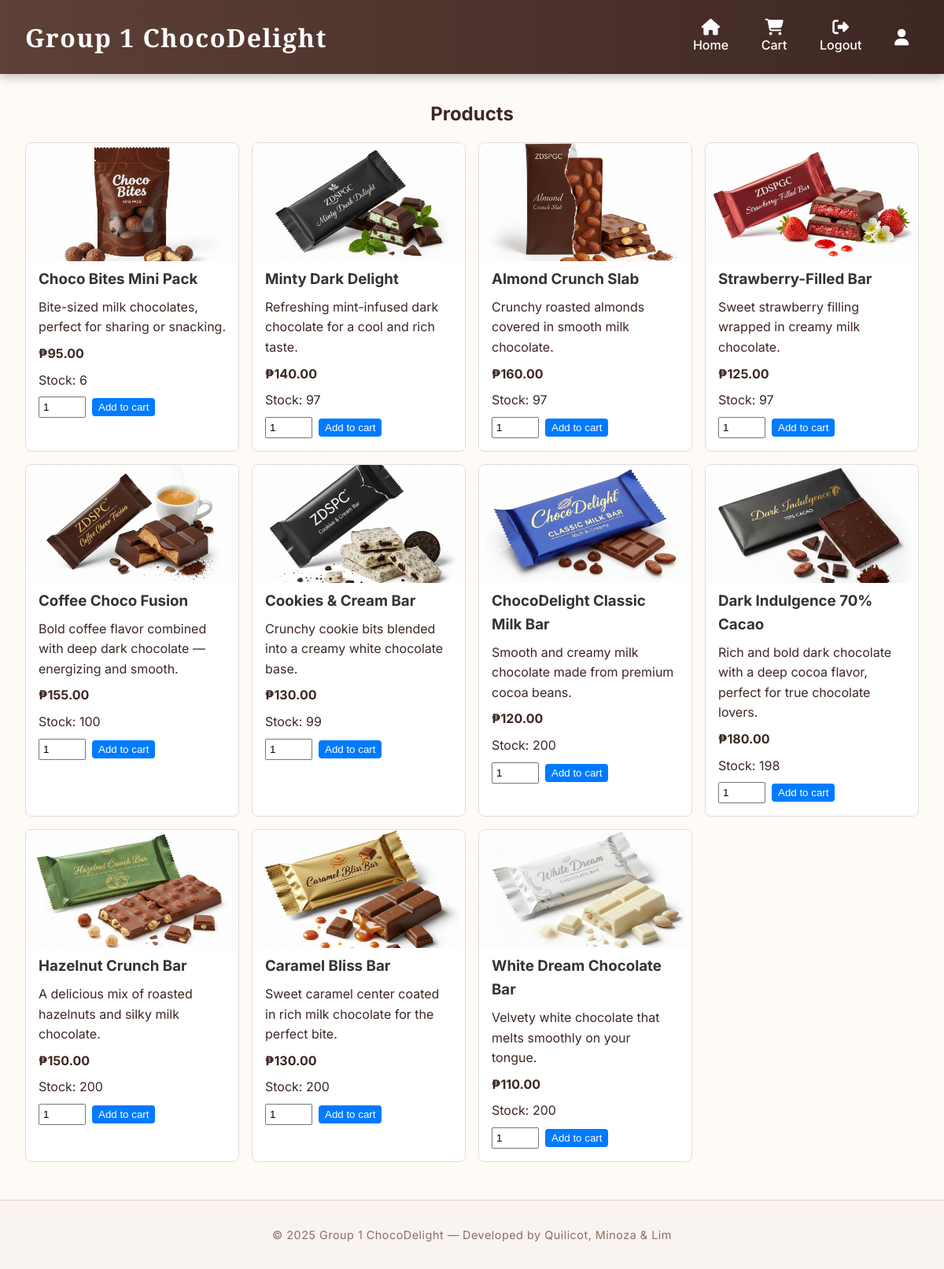
The app's page /products/ (signed in), older data.
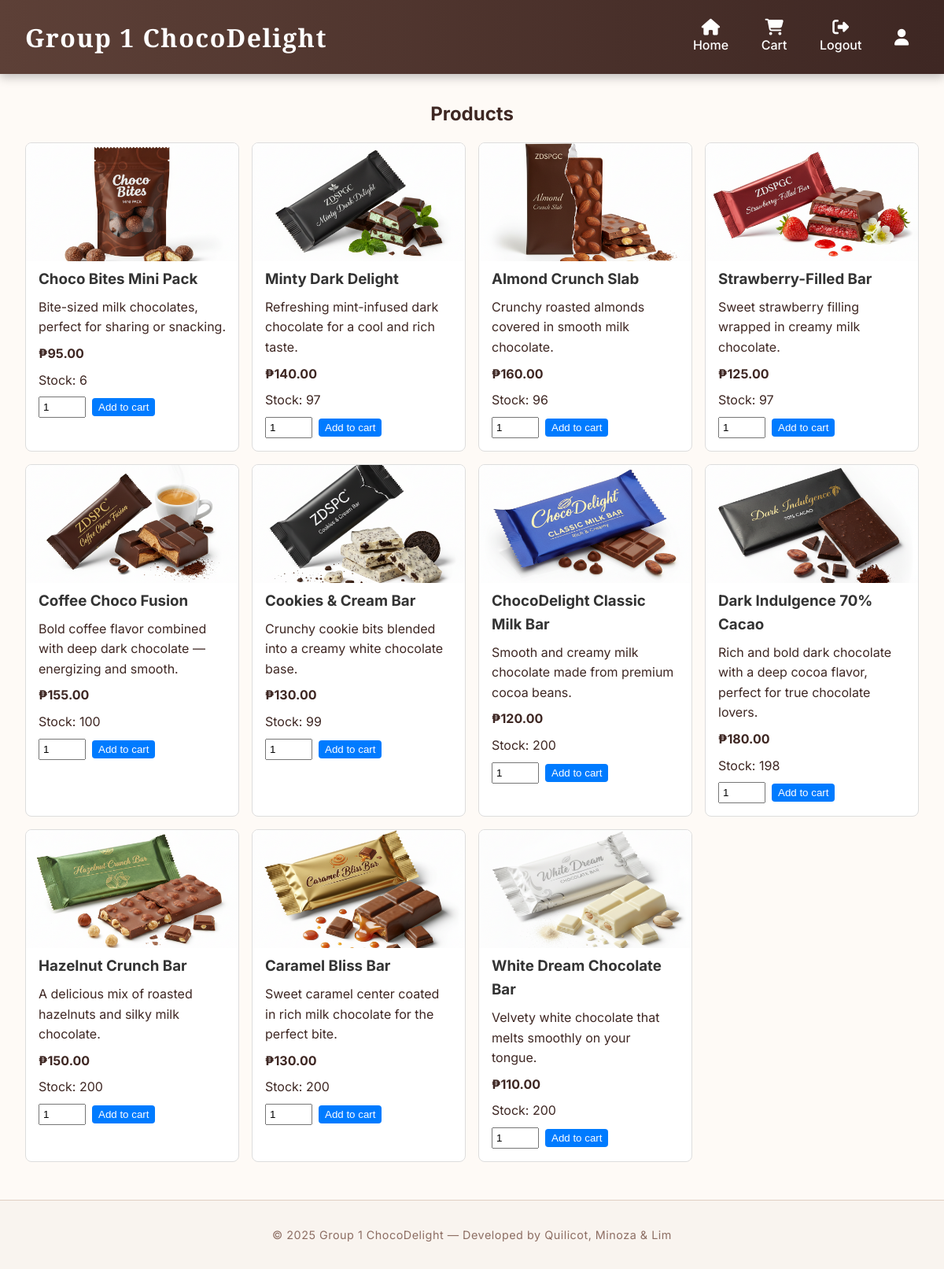
The same page, newer data.
### store/models.py (models this page shows, shortened)
class Product(models.Model):
    name = models.CharField(max_length=200)
    description = models.TextField(blank=True)
    price = models.DecimalField(max_digits=10, decimal_places=2)
    stock = models.IntegerField(default=0)
    image = models.ImageField(upload_to='products/', blank=True, null=True)
    category = models.CharField(max_length=100, blank=True)  # <

### store/views.py (the view)
# urls.py: path('products/', views.product_list, name='product_list'),
@login_required(login_url='store:login')
def product_list(request):
    products = Product.objects.all()
    return render(request, 'store/product_list.html', {'products': products})

### store/templates/store/product_list.html (shortened to what this page needs)
{% extends 'store/base.html' %}
{% block content %}
<h2 style="text-align:center; margin-bottom:1rem;">Products</h2>
<div class="product-grid">
  {% for p in products %}
  <div class="card">
    {% if p.image %}
    <img src="{{ p.image.url }}" alt="{{ p.name }}">
    {% endif %}
    <div class="card-body">
      <h3><a href="{% url 'store:product_detail' p.id %}">{{ p.name }}</a></h3>
      <p>{{ p.description|truncatechars:120 }}</p>
      <p><strong>₱{{ p.price }}</strong></p>
      <p>Stock: {{ p.stock }}</p>
      <form action="{% url 'store:cart_add' p.id %}" method="post">
        <input type="number" name="quantity" value="1" min="1" max="{{ p.stock }}">
        <button type="submit">Add to cart</button>
      </form>
    </div>
  </div>
  {% empty %}
  <p>No products yet.</p>
  {% endfor %}
</div>
{% endblock %}

### store/templates/store/base.html (shortened to what this page needs)
<!doctype html>
<html lang="en">
<head>
  <link rel="stylesheet" href="https://cdnjs.cloudflare.com/ajax/libs/font-awesome/6.5.0/css/all.min.css"/>
</head>
<body>
<header>
  <h1><a href="/">Group 1 ChocoDelight</a></h1>
  <nav>
    {% if user.is_authenticated %}
      <a href="/" class="nav-item">
        <i class="fas fa-home"></i>
        <span>Home</span>
      </a>
      <a href="/cart/" class="nav-item">
        <i class="fas fa-shopping-cart"></i>
        <span>Cart</span>
      </a>
      <a href="{% url 'store:logout' %}" class="nav-item">
        <i class="fas fa-sign-out-alt"></i>
        <span>Logout</span>
      </a>
      <div class="nav-item" style="cursor: default;">
        <i class="fas fa-user"></i>
      </div>
    {% endif %}
  </nav>
</header>
<main>
  {% block content %}{% endblock %}
</main>
<footer>
  &copy; 2025 Group 1 ChocoDelight — Developed by Quilicot, Minoza & Lim
</footer>
</body>
</html>

### store/templates/store/base.html (style rules this page uses)
* { box-sizing: border-box; margin: 0; padding: 0; }
body { font-family: 'Inter', sans-serif; background: #fefaf6; color: #3e2723; line-height: 1.6; }
a { color: #5d4037; text-decoration: none; transition: color 0.3s ease, background-color 0.3s ease; }
header { background: linear-gradient(90deg, #5d4037, #3e2723); color: #fff; padding: 1rem 2rem; display: flex; justify-content: space-between; align-items: center; box-shadow: 0 4px 12px rgba(0,0,0,0.25); position: sticky; top: 0; z-index: 1000; }
header h1 { font-family: 'Playfair Display', serif; font-size: 2rem; font-weight: 700; letter-spacing: 1.5px; }
header h1 a { color: #fff; }
nav { display: flex; gap: 1rem; align-items: center; }
.nav-item { display: flex; flex-direction: column; align-items: center; font-weight: 500; padding: 0.5rem 0.8rem; border-radius: 8px; transition: background-color 0.3s, color 0.3s, transform 0.2s; color: #fff; }
.nav-item i { font-size: 1.3rem; }
.nav-item span { opacity: 1 !important; transform: translateY(0) !important; }
main { max-width: 1200px; margin: 2rem auto; padding: 0 1rem; }
footer { text-align: center; padding: 2rem 1rem; color: #8d6e63; font-size: 0.9rem; border-top: 1px solid #e0cfc2; background-color: #f9f4ef; margin-top: 3rem; letter-spacing: 0.5px; }

### store/templates/store/product_list.html (style rules this page uses)
.product-grid { display: grid; grid-template-columns: repeat(auto-fill, minmax(220px, 1fr)); gap: 1rem; padding: 0 1rem; }
.card { border: 1px solid #ddd; border-radius: 0.5rem; overflow: hidden; display: flex; flex-direction: column; background: #fff; transition: transform 0.2s; }
.card img { width: 100%; height: 150px; object-fit: cover; }
.card-body { padding: 0.5rem 1rem 1rem 1rem; display: flex; flex-direction: column; gap: 0.5rem; }
.card h3 a { text-decoration: none; color: #333; }
.card form { display: flex; gap: 0.5rem; align-items: center; }
.card input[type="number"] { width: 60px; padding: 0.25rem; }
.card button { padding: 0.25rem 0.5rem; border: none; background-color: #007bff; color: #fff; border-radius: 0.25rem; cursor: pointer; transition: background 0.2s; }

Row changes from the older to the newer data that the page shows:
changed Product "Almond Crunch Slab": stock "97" → "96"
